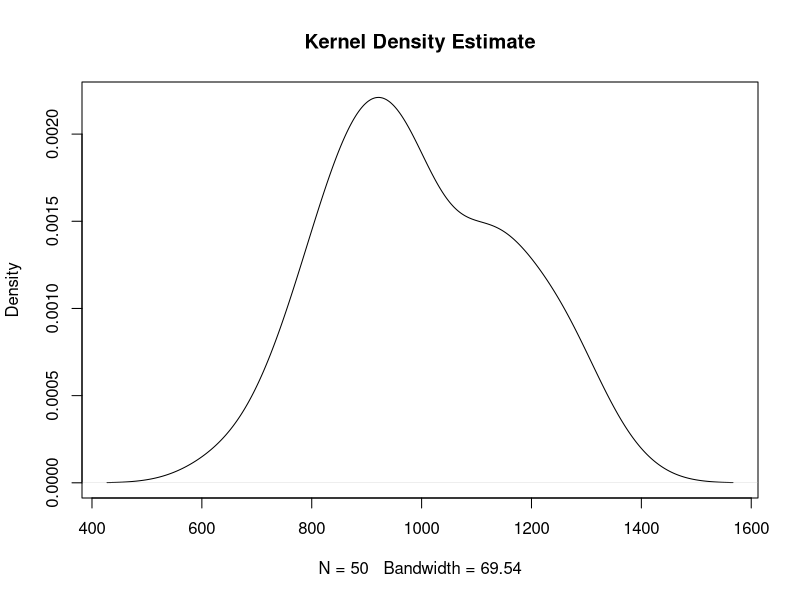

Write R code to recreate this figure.
## ---- chunk 1
## Set model and simulation parameters
Obs       = 100		# Number of observations in each simulation
Reps      = 50		# Number of times we run the simulation
TrueBeta0	= 12000	# "True" beta0 for the simulated
TrueBeta1	= 1000	# "True" beta1 for the simulated
SD 		    = 10000	# The standard deviation of the error. The bigger this is, the larger the average value of epsilon
Ed = 16 * runif(Obs)# Simulate years of education as being between 0 and 16
  # "runif" is a uniform random variable between 0 and 1, with all values having equal probability
CoefMatrix	= matrix(NA, Reps, 2)	# Matrix to store our results.  
  # 1st argument is NA, meaning we store "not available" as initial values in the matrix
  # 2nd argument is Reps, meaning the number of rows is equal to number of times we run the simulations
  # 3rd argument is 2 meaning we have 2 columns, one for storing the beta0 estimate and one for storing the beta1 estimate

# Loop: repeat the commands between the brackets multiple times
for (ii in 1:Reps) { 
  Salary 	= TrueBeta0+ TrueBeta1* Ed + SD*rnorm(Obs) 	
  # Generate Salary = beta0 + beta1*Ed + epsilon
  # beta0 is the constant
  # beta1 is the number multiplied by the X variable
  # Epsilon has 2 parts: SD is the standard deviation; the bigger it is, the more epsilon varies.
  # "runif" is a uniform random variable between 0 and 1, with all values having equal probability
  OLS.result = lm(Salary ~ Ed) # Run a regression using simulated values of Y
  CoefMatrix[ii, ]	= coefficients(OLS.result)	 # Put OLS.result coefficients in row ii of CoefMatrix
  ## For fun: plot results for each survey
  ## plot(Ed, Salary, pch = 19, col= "darkgreen")		
  ## abline(OLS.result, lwd = 3, col= "darkgreen")
  ## Sys.sleep(0.075)		## Include to slow down calculations so we can see each plot (briefly); not necessary
}							 # This closes the "loop"

c(mean(CoefMatrix[,1]), min(CoefMatrix[,1]), max(CoefMatrix[,1]))  
# Average, min and max of beta_0 estimates

c(mean(CoefMatrix[,2]), min(CoefMatrix[,2]), max(CoefMatrix[,2]))  
# Average, min and max of beta_1 estimates

#
# For use in Chapter 3, #2 part (g):
#
# Kernel Density Plot
plot(density(CoefMatrix[,2]), main = 'Kernel Density Estimate')

summary(OLS.result)

## ---- chunk 2
# have to take second column with 50 beta hat estimates, and run t stats for each of them, then store in a matrix/vector
CoefMatrix
## ---- chunk 3
ttest <- t.test(Ed)
names(ttest)
ttest$statistic
